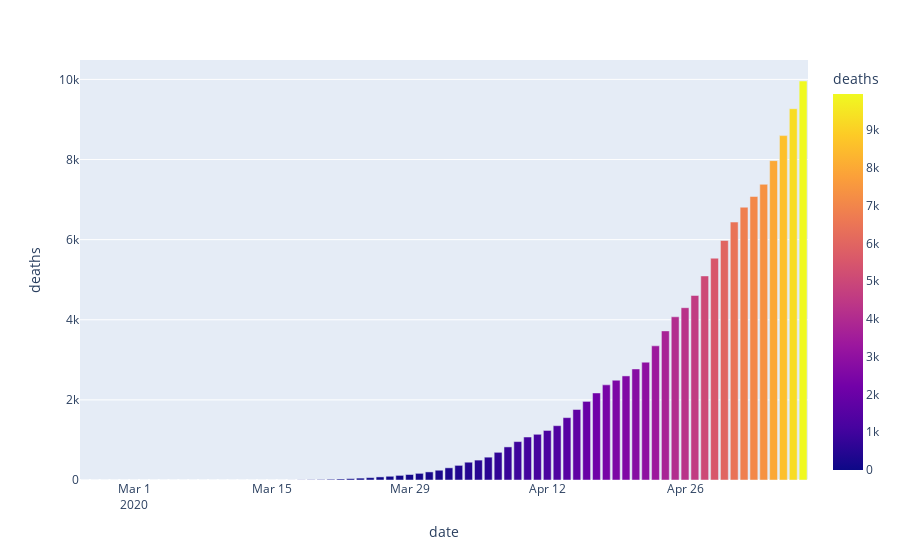

Notebook code cell kept with this figure:
### Markdown cell above
### No Brasil

### Code cell
#Ultimos 10 dias  de morte no BRASIL!
original_df = pd.read_csv("cases-brazil-states-08-05-2020.csv");
df_br = original_df.filter(['date', 'state', 'deaths']);
df_br = df_br.loc[df_br['state'] == "TOTAL"];

print("Ultimos 10 dias de mortes no Brasil")
print(df_br.tail(10));
print("\n\nGráfico da curva de crescimento das mortes")

fig = px.bar(df_br, x="date", y="deaths", color="deaths", barmode="group")
fig.show()

### Figure 1 — Plotly figure (JSON) as saved in the notebook; plotly's stock layout.template omitted (floating-point values rounded to 4 significant figures)
{"data": [{"alignmentgroup": "True", "hovertemplate": "date=%{x}<br>deaths=%{marker.color}<extra></extra>", "legendgroup": "", "marker": {"color": [0, 0, 0, 0, 0, 0, 0, 0, 0, 0, 0, 0, 0, 0, 0, 0, 0, 0, 0, 0, 0, 1, 4, 7, 11, 18, 25, 34, 47, 59, 77, 93, 115, 137, 166, 202, 244, 304, 365, 444, 497, 570, 691, 826, 959, 1073, 1141, 1237, 1356, 1557, 1760, 1962, 2173, 2375, 2491, 2598, 2772, 2941, 3349, 3722, 4074, 4301, 4606, 5094, 5537, 5980, 6439, 6810, 7077, 7381, 7972, 8597, 9268, 9960], "coloraxis": "coloraxis"}, "name": "", "offsetgroup": "", "orientation": "v", "showlegend": false, "textposition": "auto", "type": "bar", "x": ["2020-02-25", "2020-02-26", "2020-02-27", "2020-02-28", "2020-02-29", "2020-03-01", "2020-03-02", "2020-03-03", "2020-03-04", "2020-03-05", "2020-03-06", "2020-03-07", "2020-03-08", "2020-03-09", "2020-03-10", "2020-03-11", "2020-03-12", "2020-03-13", "2020-03-14", "2020-03-15", "2020-03-16", "2020-03-17", "2020-03-18", "2020-03-19", "2020-03-20", "2020-03-21", "2020-03-22", "2020-03-23", "2020-03-24", "2020-03-25", "2020-03-26", "2020-03-27", "2020-03-28", "2020-03-29", "2020-03-30", "2020-03-31", "2020-04-01", "2020-04-02", "2020-04-03", "2020-04-04", "2020-04-05", "2020-04-06", "2020-04-07", "2020-04-08", "2020-04-09", "2020-04-10", "2020-04-11", "2020-04-12", "2020-04-13", "2020-04-14", "2020-04-15", "2020-04-16", "2020-04-17", "2020-04-18", "2020-04-19", "2020-04-20", "2020-04-21", "2020-04-22", "2020-04-23", "2020-04-24", "2020-04-25", "2020-04-26", "2020-04-27", "2020-04-28", "2020-04-29", "2020-04-30", "2020-05-01", "2020-05-02", "2020-05-03", "2020-05-04", "2020-05-05", "2020-05-06", "2020-05-07", "2020-05-08"], "xaxis": "x", "y": [0, 0, 0, 0, 0, 0, 0, 0, 0, 0, 0, 0, 0, 0, 0, 0, 0, 0, 0, 0, 0, 1, 4, 7, 11, 18, 25, 34, 47, 59, 77, 93, 115, 137, 166, 202, 244, 304, 365, 444, 497, 570, 691, 826, 959, 1073, 1141, 1237, 1356, 1557, 1760, 1962, 2173, 2375, 2491, 2598, 2772, 2941, 3349, 3722, 4074, 4301, 4606, 5094, 5537, 5980, 6439, 6810, 7077, 7381, 7972, 8597, 9268, 9960], "yaxis": "y"}], "layout": {"barmode": "group", "coloraxis": {"colorbar": {"title": {"text": "deaths"}}, "colorscale": [[0.0, "#0d0887"], [0.1111, "#46039f"], [0.2222, "#7201a8"], [0.3333, "#9c179e"], [0.4444, "#bd3786"], [0.5556, "#d8576b"], [0.6667, "#ed7953"], [0.7778, "#fb9f3a"], [0.8889, "#fdca26"], [1.0, "#f0f921"]]}, "legend": {"tracegroupgap": 0}, "margin": {"t": 60}, "xaxis": {"anchor": "y", "domain": [0.0, 1.0], "title": {"text": "date"}}, "yaxis": {"anchor": "x", "domain": [0.0, 1.0], "title": {"text": "deaths"}}}}
